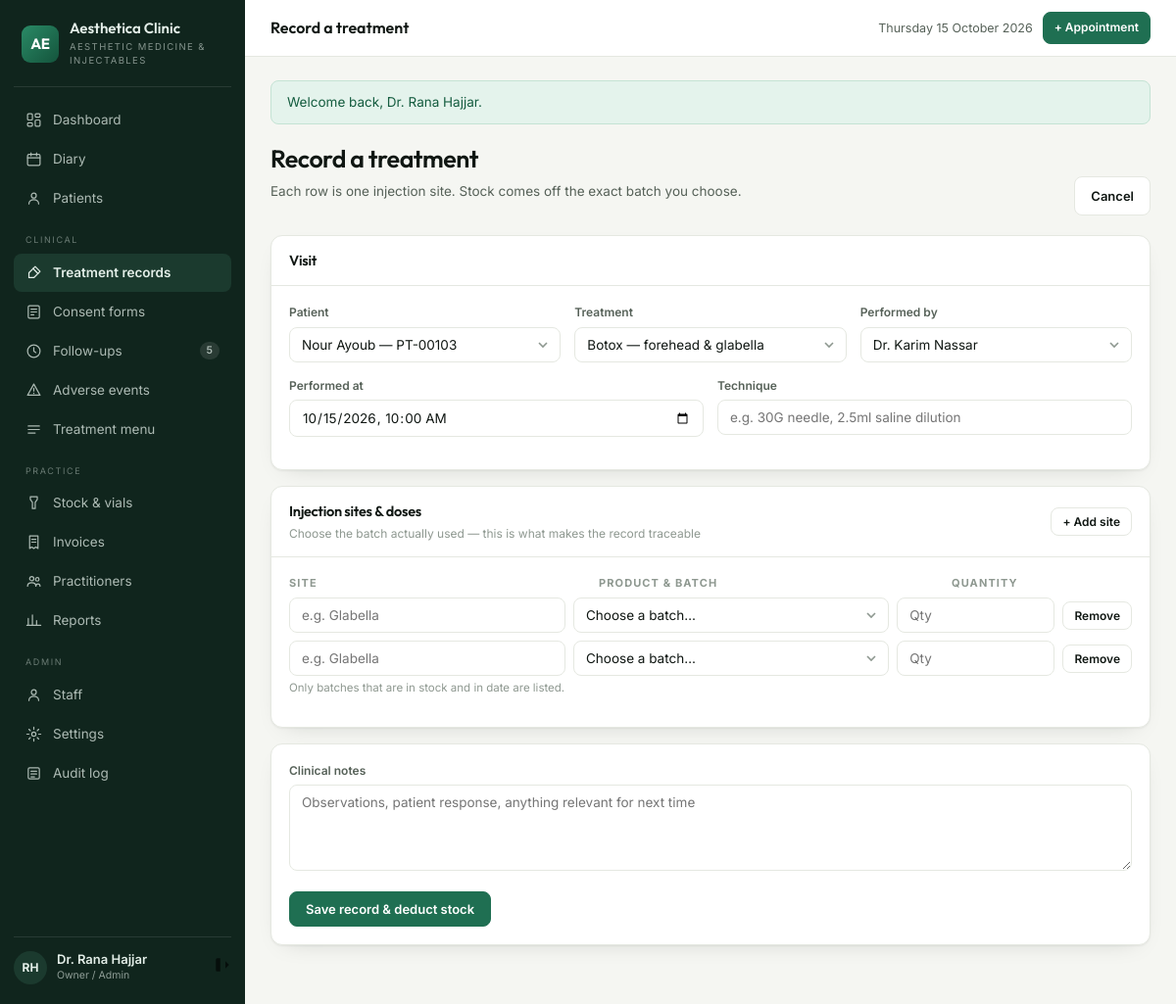
/records/create?appointment=53 (signed in), run on the app's committed database.
### tables this page shows
CREATE TABLE `appointments` (
  `id` int(10) unsigned NOT NULL AUTO_INCREMENT,
  `patient_id` int(10) unsigned NOT NULL,
  `practitioner_id` int(10) unsigned NOT NULL,
  `treatment_id` int(10) unsigned NOT NULL,
  `starts_at` datetime NOT NULL,
  `ends_at` datetime NOT NULL,
  `status` enum('booked','confirmed','arrived','in_room','completed','no_show','cancelled') NOT NULL DEFAULT 'booked',
  `deposit` decimal(10,2) NOT NULL DEFAULT 0.00,
  `notes` varchar(500) DEFAULT NULL,
  `created_by` int(10) unsigned DEFAULT NULL,
  `created_at` datetime NOT NULL DEFAULT current_timestamp(),
  `updated_at` datetime NOT NULL DEFAULT current_timestamp() ON UPDATE current_timestamp(),
  PRIMARY KEY (`id`),
  KEY `ix_appt_day` (`starts_at`),
  KEY `ix_appt_prac` (`practitioner_id`,`starts_at`),
  KEY `ix_appt_patient` (`patient_id`),
  KEY `fk_appt_treatment` (`treatment_id`),
  KEY `fk_appt_user` (`created_by`),
  CONSTRAINT `fk_appt_patient` FOREIGN KEY (`patient_id`) REFERENCES `patients` (`id`) ON DELETE CASCADE,
  CONSTRAINT `fk_appt_prac` FOREIGN KEY (`practitioner_id`) REFERENCES `practitioners` (`id`),
  CONSTRAINT `fk_appt_treatment` FOREIGN KEY (`treatment_id`) REFERENCES `treatments` (`id`),
  CONSTRAINT `fk_appt_user` FOREIGN KEY (`created_by`) REFERENCES `users` (`id`) ON DELETE SET NULL
);

CREATE TABLE `patients` (
  `id` int(10) unsigned NOT NULL AUTO_INCREMENT,
  `code` varchar(20) NOT NULL COMMENT 'human reference, e.g. PT-00142',
  `full_name` varchar(140) NOT NULL,
  `date_of_birth` date DEFAULT NULL,
  `gender` enum('female','male','other') DEFAULT NULL,
  `phone` varchar(40) NOT NULL,
  `email` varchar(160) DEFAULT NULL,
  `address` varchar(255) DEFAULT NULL,
  `source` enum('instagram','referral','walk_in','google','facebook','other') NOT NULL DEFAULT 'other',
  `notes` text DEFAULT NULL,
  `created_by` int(10) unsigned DEFAULT NULL,
  `created_at` datetime NOT NULL DEFAULT current_timestamp(),
  `updated_at` datetime NOT NULL DEFAULT current_timestamp() ON UPDATE current_timestamp(),
  PRIMARY KEY (`id`),
  UNIQUE KEY `uq_patients_code` (`code`),
  KEY `ix_patients_name` (`full_name`),
  KEY `ix_patients_phone` (`phone`),
  KEY `fk_patients_user` (`created_by`),
  CONSTRAINT `fk_patients_user` FOREIGN KEY (`created_by`) REFERENCES `users` (`id`) ON DELETE SET NULL
);

CREATE TABLE `treatments` (
  `id` int(10) unsigned NOT NULL AUTO_INCREMENT,
  `name` varchar(140) NOT NULL,
  `category` enum('toxin','filler','thread','skinbooster','consultation','other') NOT NULL,
  `duration_min` smallint(5) unsigned NOT NULL DEFAULT 30,
  `price` decimal(10,2) NOT NULL DEFAULT 0.00,
  `price_type` enum('fixed','per_unit','per_ml') NOT NULL DEFAULT 'fixed',
  `requires_consent` tinyint(1) NOT NULL DEFAULT 1,
  `followup_days` smallint(5) unsigned DEFAULT NULL COMMENT 'review due after N days',
  `recall_days` smallint(5) unsigned DEFAULT NULL COMMENT 'recall patient after N days',
  `aftercare_id` int(10) unsigned DEFAULT NULL,
  `description` text DEFAULT NULL,
  `is_active` tinyint(1) NOT NULL DEFAULT 1,
  PRIMARY KEY (`id`),
  KEY `ix_treatments_cat` (`category`),
  KEY `fk_treat_aftercare` (`aftercare_id`),
  CONSTRAINT `fk_treat_aftercare` FOREIGN KEY (`aftercare_id`) REFERENCES `aftercare_templates` (`id`) ON DELETE SET NULL
);

CREATE TABLE `practitioners` (
  `id` int(10) unsigned NOT NULL AUTO_INCREMENT,
  `user_id` int(10) unsigned NOT NULL,
  `title` varchar(30) NOT NULL DEFAULT 'Dr.',
  `speciality` varchar(120) DEFAULT NULL,
  `license_no` varchar(60) DEFAULT NULL,
  `commission_rate` decimal(5,2) NOT NULL DEFAULT 0.00,
  `calendar_colour` varchar(7) NOT NULL DEFAULT '#1F6F52',
  `bio` text DEFAULT NULL,
  `is_active` tinyint(1) NOT NULL DEFAULT 1,
  PRIMARY KEY (`id`),
  UNIQUE KEY `uq_practitioner_user` (`user_id`),
  CONSTRAINT `fk_prac_user` FOREIGN KEY (`user_id`) REFERENCES `users` (`id`) ON DELETE CASCADE
);

CREATE TABLE `users` (
  `id` int(10) unsigned NOT NULL AUTO_INCREMENT,
  `role_id` tinyint(3) unsigned NOT NULL,
  `full_name` varchar(120) NOT NULL,
  `email` varchar(160) NOT NULL,
  `password_hash` varchar(255) NOT NULL,
  `phone` varchar(40) DEFAULT NULL,
  `avatar_initials` varchar(4) DEFAULT NULL,
  `is_active` tinyint(1) NOT NULL DEFAULT 1,
  `last_login_at` datetime DEFAULT NULL,
  `created_at` datetime NOT NULL DEFAULT current_timestamp(),
  `updated_at` datetime NOT NULL DEFAULT current_timestamp() ON UPDATE current_timestamp(),
  PRIMARY KEY (`id`),
  UNIQUE KEY `uq_users_email` (`email`),
  KEY `ix_users_role` (`role_id`),
  CONSTRAINT `fk_users_role` FOREIGN KEY (`role_id`) REFERENCES `roles` (`id`)
);

### app/Core/View.php (called while the page is built, shortened)
<?php
final class View
{
    private static string $base = '';
    public static function setBase(string $base): void
    {
        self::$base = rtrim($base, '/');
    }
    public static function url(string $path = '/'): string
    {
        return self::$base . '/' . ltrim($path, '/');
    }
    public static function render(string $template, array $data = []): void
    {
        $content = self::capture($template, $data);
    }
    public static function capture(string $template, array $data = []): string
    {
        extract($data, EXTR_SKIP);
        require __DIR__ . "/../Views/$template.php";
        return (string) ob_get_clean();
    }
}

### app/Core/Controller.php (called while the page is built, shortened)
<?php
abstract class Controller
{
    protected function view(string $template, array $data = []): void
    {
        View::render($template, $data);
    }
    protected function query(string $key, ?string $default = null): ?string
    {
        $v = $_GET[$key] ?? $default;
        return is_string($v) ? trim($v) : $default;
    }
}

### app/Controllers/RecordController.php (called while the page is built, shortened)
<?php
final class RecordController extends Controller
{
    public function create(): void
    {
        $apptId = (int) ($this->query('appointment') ?? 0);
        $appt = $apptId ? DB::one(
            'SELECT a.*, p.full_name AS patient_name, t.name AS treatment_name, t.price_type
               FROM appointments a
               JOIN patients p ON p.id = a.patient_id
               JOIN treatments t ON t.id = a.treatment_id
              WHERE a.id = ?', [$apptId]
        ) : null;
        $this->view('records/form', [
            'title'         => 'Record a treatment',
            'appt'          => $appt,
            'patients'      => DB::all('SELECT id, code, full_name FROM patients ORDER BY full_name'),
            'treatments'    => DB::all("SELECT * FROM treatments WHERE is_active = 1 AND category <> 'consultation' ORDER BY name"),
            'practitioners' => DB::all(
                'SELECT pr.id, u.full_name FROM practitioners pr
                   JOIN users u ON u.id = pr.user_id WHERE pr.is_active = 1 ORDER BY u.full_name'
            ),
            'batches' => DB::all(
                'SELECT b.id, b.lot_number, b.expiry_date, b.qty_remaining,
                        p.id AS product_id, p.name, p.brand, p.unit
                   FROM batches b JOIN products p ON p.id = b.product_id
                  WHERE b.qty_remaining > 0 AND b.expiry_date >= CURDATE()
                  ORDER BY p.name, b.expiry_date'
            ),
        ]);
    }
}

### public/index.php (called while the page is built, shortened)
<?php
require __DIR__ . '/../app/Core/View.php';
require __DIR__ . '/../app/helpers.php';
$config = require __DIR__ . '/../config/config.php';
date_default_timezone_set($config['app']['timezone']);
$uri = $_SERVER['REQUEST_URI'] ?? '/';
$router = new Router();
try {
    $router->dispatch($_SERVER['REQUEST_METHOD'] ?? 'GET', $uri ?: '/');
} catch (Throwable $e) {
    http_response_code(500);
    if ($config['app']['debug']) {
        echo '<pre style="padding:20px;font:13px/1.6 monospace">'
            . htmlspecialchars($e->getMessage() . "\n\n" . $e->getTraceAsString()) . '</pre>';
    } else {
        View::render('errors/500', ['title' => 'Something went wrong']);
    }
}

### app/helpers.php (called while the page is built, shortened)
<?php
if (!function_exists('e')) {
    function e(mixed $value): string
    {
        return htmlspecialchars((string) $value, ENT_QUOTES | ENT_SUBSTITUTE, 'UTF-8');
    }
}
if (!function_exists('url')) {
    function url(string $path = '/'): string
    {
        return View::url($path);
    }
}

### app/Core/Database.php (called while the page is built, shortened)
<?php
final class Database
{
    private static ?PDO $pdo = null;
    public static function connect(array $cfg): void
    {
        $dsn = "mysql:host={$cfg['host']};dbname={$cfg['name']};charset={$cfg['charset']}";
        self::$pdo = new PDO($dsn, $cfg['user'], $cfg['pass'], [
            PDO::ATTR_ERRMODE            => PDO::ERRMODE_EXCEPTION,
            PDO::ATTR_DEFAULT_FETCH_MODE => PDO::FETCH_ASSOC,
            PDO::ATTR_EMULATE_PREPARES   => false,
        ]);
    }
    public static function pdo(): PDO
    {
        return self::$pdo;
    }
    public static function run(string $sql, array $params = []): PDOStatement
    {
        $stmt = self::pdo()->prepare($sql);
        $stmt->execute($params);
        return $stmt;
    }
    public static function all(string $sql, array $params = []): array
    {
        return self::run($sql, $params)->fetchAll();
    }
    public static function one(string $sql, array $params = []): ?array
    {
        $row = self::run($sql, $params)->fetch();
        return $row === false ? null : $row;
    }
}

### app/Views/records/form.php (the view, shortened to what this page needs)
<div class="ph">
  <div><h1>Record a treatment</h1>
    <p class="lead">Each row is one injection site. Stock comes off the exact batch you choose.</p></div>
  <div class="actions"><a class="btn ghost" href="<?= url('/records') ?>">Cancel</a></div>
</div>
<form method="post" action="<?= url('/records') ?>">
  <div class="card">
    <div class="hd"><h3>Visit</h3></div>
    <div class="bd">
      <div class="row3">
        <div class="field"><label for="patient_id">Patient</label>
          <select id="patient_id" name="patient_id" required>
            <?php foreach ($patients as $p): ?>
              <option value="<?= (int) $p['id'] ?>"
                <?= ($appt && (int) $appt['patient_id'] === (int) $p['id']) ? 'selected' : '' ?>>
                <?= e($p['full_name']) ?> — <?= e($p['code']) ?></option>
            <?php endforeach; ?>
          </select></div>
        <div class="field"><label for="treatment_id">Treatment</label>
          <select id="treatment_id" name="treatment_id" required>
            <?php foreach ($treatments as $t): ?>
              <option value="<?= (int) $t['id'] ?>"
                <?= ($appt && (int) $appt['treatment_id'] === (int) $t['id']) ? 'selected' : '' ?>>
                <?= e($t['name']) ?></option>
            <?php endforeach; ?>
          </select></div>
        <div class="field"><label for="practitioner_id">Performed by</label>
          <select id="practitioner_id" name="practitioner_id" required>
            <?php foreach ($practitioners as $pr): ?>
              <option value="<?= (int) $pr['id'] ?>"
                <?= ($appt && (int) $appt['practitioner_id'] === (int) $pr['id']) ? 'selected' : '' ?>>
                <?= e($pr['full_name']) ?></option>
            <?php endforeach; ?>
          </select></div>
      </div>
      <div class="row2">
        <div class="field"><label for="performed_at">Performed at</label>
          <input type="datetime-local" id="performed_at" name="performed_at"
                 value="<?= date('Y-m-d\TH:i', $appt ? strtotime($appt['starts_at']) : time()) ?>"></div>
        <div class="field"><label for="technique">Technique</label>
          <input type="text" id="technique" name="technique"
                 placeholder="e.g. 30G needle, 2.5ml saline dilution"></div>
      </div>
    </div>
  </div>
  <div class="card">
    <div class="hd"><div><h3>Injection sites &amp; doses</h3>
      <div class="sub">Choose the batch actually used — this is what makes the record traceable</div></div>
      <button class="btn ghost sm" type="button" id="addrow">+ Add site</button></div>
    <div class="bd">
      <div class="site" style="font-size:11px;letter-spacing:.1em;text-transform:uppercase;
           color:var(--faint);font-weight:700;margin-bottom:6px">
        <span>Site</span><span>Product &amp; batch</span><span>Quantity</span><span></span>
      </div>
      <div class="sitelist" id="sites"></div>
      <p class="hint">Only batches that are in stock and in date are listed.</p>
    </div>
  </div>
  <div class="card">
    <div class="bd">
      <div class="field"><label for="notes">Clinical notes</label>
        <textarea id="notes" name="notes" placeholder="Observations, patient response, anything relevant for next time"></textarea></div>
      <button class="btn" type="submit">Save record &amp; deduct stock</button>
    </div>
  </div>
</form>
<template id="rowtpl">
  <div class="site">
    <input type="text" name="site[]" placeholder="e.g. Glabella" list="sitelist">
    <select name="batch_id[]">
      <option value="">Choose a batch…</option>
    </select>
    <input type="number" name="quantity[]" step="0.1" min="0" placeholder="Qty">
    <button type="button" class="btn ghost sm rm">Remove</button>
  </div>
</template>

### app/Core/Router.php (shortened to what this page needs)
<?php
final class Router
{
    private array $routes = ['GET' => [], 'POST' => []];
    private function add(string $method, string $pattern, string $handler, ?string $permission): void
    {
        $regex = '#^' . preg_replace('#\{[a-z_]+\}#', '([0-9]+)', rtrim($pattern, '/')) . '/?$#';
        [$controller, $action] = explode('@', $handler);
        $this->routes[$method][] = [$regex, $controller, $action, $permission];
    }
    public function dispatch(string $method, string $uri): void
    {
        $path = '/' . trim(parse_url($uri, PHP_URL_PATH) ?: '/', '/');
        foreach ($this->routes[$method] ?? [] as [$regex, $controller, $action, $permission]) {
            if (!preg_match($regex, $path, $m)) {
                continue;
            }
            array_shift($m);
            (new $class())->{$action}(...array_map('intval', $m));
            return;
        }
    }
}

### data on the page
appointments: patient_id "Nour Ayoub — PT-00103", treatment_id "Botox — forehead & glabella", practitioner_id "Dr. Karim Nassar", performed_at "10/15/2026 10:00"

### other printed values
setting('clinic_name', 'Aesthetica') "Aesthetica Clinic"
setting('clinic_tagline', 'Clinic Suite') "AESTHETIC MEDICINE & INJECTABLES"
$due "5"
$f['message'] "Welcome back, Dr. Rana Hajjar."
